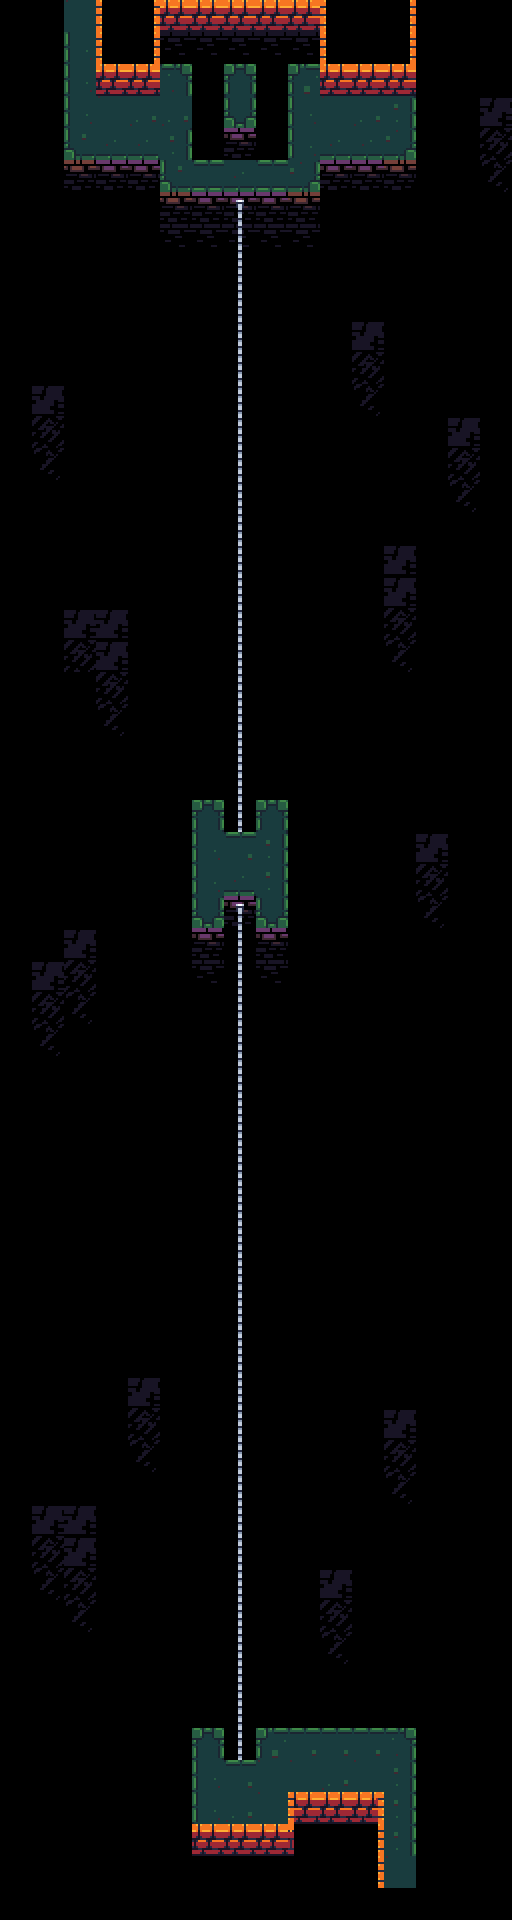

The image is a tile-based game level rendered from a .tmx file. Its description and source (layers, tilesets, objects; grid data summarised) follow:
An orthogonal 16x60 tile map with 32x32 px tiles, 4 tile layers (ground, death, walls, guff), 2 tilesets and 16 objects (4x platform, 3x scene, 2x connection, 2x arrowSource, 2x torch, ...).

<map version="1.0" tiledversion="1.1.5" orientation="orthogonal" renderorder="right-down" width="16" height="60" tilewidth="32" tileheight="32" infinite="0" nextobjectid="23">
 <properties>
  <property name="number" value="38" />
 </properties>
 <tileset firstgid="1" source="brown.tsx" />
 <tileset firstgid="141" source="tower-tileset.tsx" />
 <layer name="ground" width="16" height="60">
  <data>[960 cells, 55 non-empty, 13 distinct tile ids]</data>
 </layer>
 <layer name="death" width="16" height="60">
  <data>[960 cells, 198 non-empty, 5 distinct tile ids]</data>
 </layer>
 <layer name="walls" width="16" height="60">
  <data>[960 cells, 30 non-empty, 8 distinct tile ids]</data>
 </layer>
 <layer name="guff" width="16" height="60">
  <data>[960 cells, 94 non-empty, 5 distinct tile ids]</data>
 </layer>
 <objectgroup name="objects">
  <object id="7" type="pressure" x="224" y="64" width="32" height="32">
   <properties>
    <property name="switch" value="a" />
   </properties>
  </object>
  <object id="8" type="block" x="224" y="96" width="32" height="32" />
  <object id="9" type="platform" x="224" y="160" width="32" height="32">
   <properties>
    <property name="isActive" value="false" />
    <property name="movey" value="-19" />
    <property name="switch" value="a" />
   </properties>
  </object>
  <object id="10" type="platform" x="224" y="192" width="32" height="32">
   <properties>
    <property name="isActive" value="false" />
    <property name="movey" value="-19" />
    <property name="switch" value="a" />
   </properties>
  </object>
  <object id="11" type="platform" x="224" y="1696" width="30.6667" height="30.6667">
   <properties>
    <property name="isActive" value="false" />
    <property name="movey" value="25" />
    <property name="switch" value="a" />
   </properties>
  </object>
  <object id="12" type="platform" x="224" y="1726.67" width="30.6667" height="30.6667">
   <properties>
    <property name="isActive" value="false" />
    <property name="movey" value="25" />
    <property name="switch" value="a" />
   </properties>
  </object>
  <object id="13" name="238" type="connection" x="64" y="32" width="32" height="32">
   <properties>
    <property name="dir" value="down" />
    <property name="to" value="237" />
   </properties>
  </object>
  <object id="14" name="239" type="connection" x="384" y="1824" width="32" height="32">
   <properties>
    <property name="dir" value="up" />
    <property name="to" value="81" />
   </properties>
  </object>
  <object id="15" name="ant" type="actor" x="64" y="32" width="32" height="32">
   <properties>
    <property name="isHide" value="true" />
    <property name="isRight" value="true" />
   </properties>
  </object>
  <object id="16" name="38" type="scene" x="224" y="224" width="32" height="32" />
  <object id="17" name="39" type="scene" x="224" y="416" width="32" height="32" />
  <object id="18" type="arrowSource" x="224" y="128" width="32" height="32">
   <properties>
    <property name="delay" value="1.5" />
    <property name="isActive" value="false" />
    <property name="isHidden" value="true" />
    <property name="offset" value="0" />
    <property name="speed" value="2" />
    <property name="switch" value="b" />
    <property name="xdir" value="0" />
    <property name="ydir" value="-1" />
   </properties>
  </object>
  <object id="19" type="torch" x="192" y="0" width="32" height="32" />
  <object id="20" type="torch" x="256" y="0" width="32" height="32" />
  <object id="21" name="40" type="scene" x="224" y="832" width="32" height="32" />
  <object id="22" type="arrowSource" x="224" y="480" width="32" height="32">
   <properties>
    <property name="delay" value="1.5" />
    <property name="isActive" value="false" />
    <property name="isHidden" value="true" />
    <property name="offset" value="0.75" />
    <property name="speed" value="2" />
    <property name="switch" value="c" />
    <property name="xdir" value="0" />
    <property name="ydir" value="-1" />
   </properties>
  </object>
 </objectgroup>
</map>
